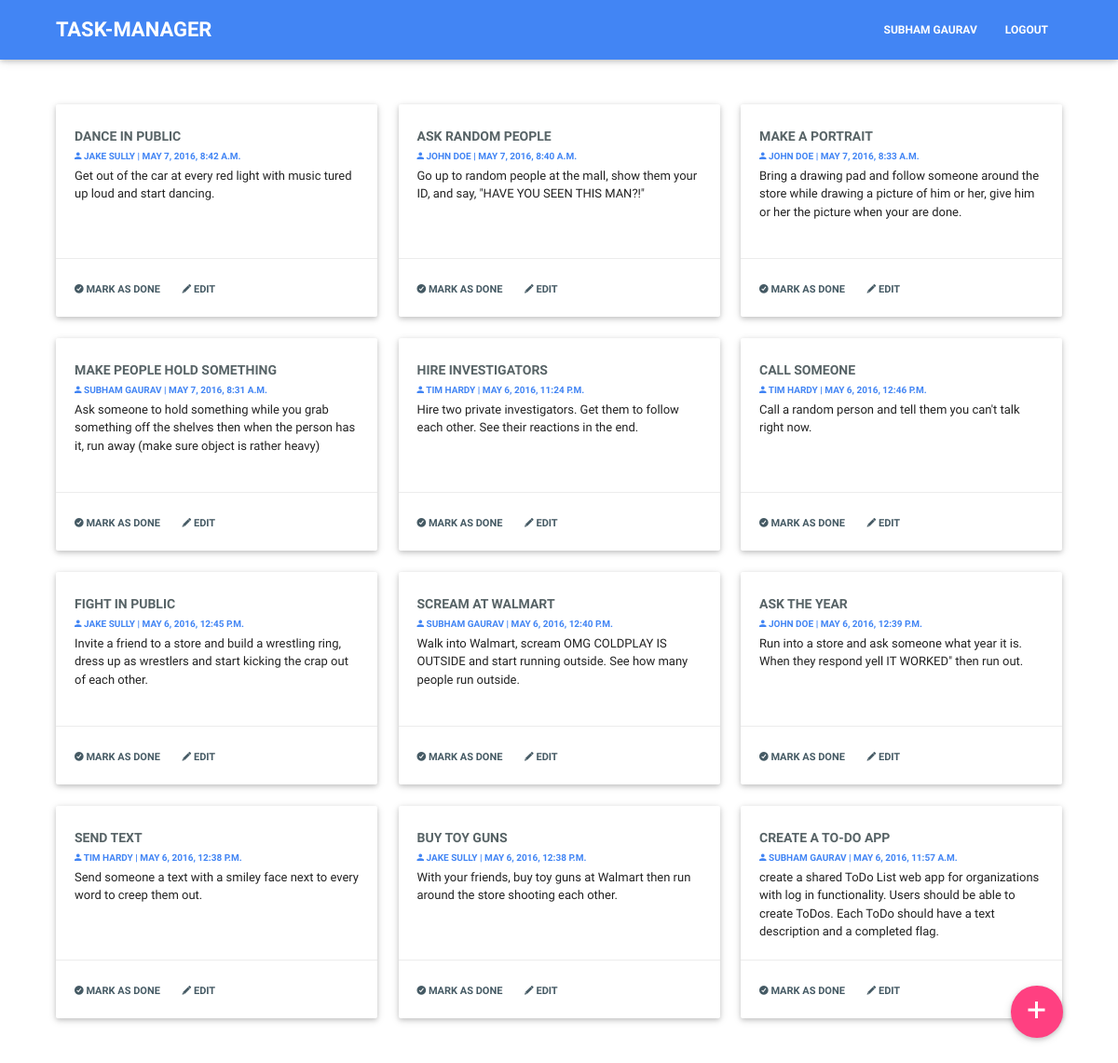
The app's page / (signed in) with its own data.
### todo/models.py (models this page shows, shortened)
class ToDo(models.Model):
	title = models.CharField(max_length=100)
	desc = models.CharField(max_length=1000)
	creator = models.ForeignKey(User, related_name="todos")
	is_deleted = models.BooleanField(default=False)
	created_at = models.DateTimeField(auto_now_add=True)
	updated_at = models.DateTimeField(auto_now=True)
	class Meta:
		verbose_name_plural = "TODOs"

### todo/views.py (the view)
# urls.py: url(r'^', 'todo.views.home', name='home')
def home(request):
	todos = ToDo.objects.all().order_by('-created_at').exclude(is_deleted=True)
	return render_to_response('todos.html', {'todos': todos}, context_instance=RequestContext(request))

### templates/todos.html (shortened to what this page needs)
{% extends 'index.html' %}
{% block page_content %}
	<div class="row">
		{% for todo in todos %}
			<div class="col l4 m6 s12">
				<div class="card">
					<div class="card-content">
					    <h6 class="title news-headline">{{ todo.title }}</h6>
					    <h6 class="news-title">
					    	<a href="/get_user/{{ todo.creator.id }}/" class="news-title">
					    	<i class="ion-android-person"></i> {{ todo.creator.get_full_name }}
					    	</a>
					    	<b>|</b> {{ todo.created_at }}
					    	</h6>
					    <p class="news-text">{{ todo.desc }}</p>
					</div>
					<div class="card-action">
						{% if user.is_authenticated and todo.creator == user %}
		                	<a href="/delete_todo/{{ todo.id }}/"><i class="ion-checkmark-circled"></i> Mark as Done</a>
			                <a href="/edit_todo/{{ todo.id }}/" class="edit-todo" data-id="{{ todo.id }}"><i class="ion-edit"></i> Edit</a>
		                {% else %}
		                	<a class="disabled tooltipped" data-position="bottom" data-delay="50"
		                	   data-tooltip="You are not authorized to mark this task!"><i class="ion-checkmark-circled"></i> Mark as Done</a>
		                	<a class="disabled tooltipped" data-position="bottom" data-delay="50"
		                	   data-tooltip="You are not authorized to edit this task!"><i class="ion-edit"></i> Edit</a>
		                {% endif %}
		            </div>
		        </div>
			</div>
		{% endfor %}
	</div>
	{% if user.is_authenticated %}
	<a href="add_todo" class="btn-floating btn-large waves-effect waves-light fixed-element tooltipped"
	   data-position="left" data-delay="50" data-tooltip="Add a new task?">
		<i class="ion-plus"></i>
	</a>
	{% endif %}
{% endblock %}

### templates/index.html (shortened to what this page needs)
{% load staticfiles %}
<!DOCTYPE html>
<html lang="en">
    <head>
        <link href="{% static 'assets/css/materialize.min.css' %}" type="text/css" rel="stylesheet" media="screen,projection"/>
        <link href="{% static 'assets/css/ionicons.min.css' %}" type="text/css" rel="stylesheet" media="screen,projection"/>
        <link href="{% static 'assets/css/style.css' %}" type="text/css" rel="stylesheet" media="screen,projection"/>
    </head>
    <body>
        <div class="navbar-fixed">
            <nav>
                <div class="container">
                    <a href="/" class="brand-logo">TASK-MANAGER</a>
                    <ul class="right hide-on-med-and-down">
                        {% if user.is_authenticated %}
                            <li><a href="/profile/">{{ user.get_full_name }}</a></li>
                            <li><a href="/logout/">logout</a></li>
                        {% else %}
                            <li><a href="/login/">login</a></li>
                        {% endif %}
                    </ul>
                </div>
            </nav>
        </div>
        <div class="container" id="body-container">
            <div class="section">
                {% block page_content %}
                {% endblock %}
            </div>
        </div>
    </body>
</html>

### static/css/style.css (style rules this page uses)
@media (min-width: 993px) { .container { width: 90%; } }
@media (min-width: 993px) { a.fixed-element { position: fixed; bottom: 30px; right: 60px; color: #FFF; background-color: rgb(255,64,129); } }
#body-container { margin-top: 25px; }
nav { background-color: #4285f4; }
nav .brand-logo { font-size: 22px; font-weight: 600; color: #FFF; }
nav ul a { font-weight: 600; font-size: 12px; color: #FFF; text-transform: uppercase; }
.title.news-headline { font-weight: 600; font-size: 14px; text-transform: uppercase; color: #576366; }
.news-text { font-weight: 400; font-size: 13px; color: #455a64; }
.news-title { font-weight: 600; font-size: 10px; color: #4285f4; text-transform: uppercase; }
.card .card-action a:not(.btn):not(.btn-large):not(.btn-floating) { font-weight: 700; font-size: 11px; color: #455a64; text-transform: uppercase; }
.card .card-action a.disabled:not(.btn):not(.btn-large):not(.btn-floating) { font-weight: 700; font-size: 11px; color: #455a64; text-transform: uppercase; }

### records on screen
ToDo: title "DANCE IN PUBLIC", creator.get_full_name "JAKE SULLY", created_at "MAY 7, 2016, 8:42 A.M.", desc "Get out of the car at every red light with music tured up loud and start dancing.", shows "MARK AS DONE"
ToDo: title "ASK RANDOM PEOPLE", creator.get_full_name "JOHN DOE", created_at "MAY 7, 2016, 8:40 A.M.", desc "Go up to random people at the mall, show them your ID, and say, \"HAVE YOU SEEN THIS MAN?!\"", shows "MARK AS DONE"
ToDo: title "MAKE A PORTRAIT", creator.get_full_name "JOHN DOE", created_at "MAY 7, 2016, 8:33 A.M.", desc "Bring a drawing pad and follow someone around the store while drawing a picture of him or her, give him or her the picture when your are done.", shows "MARK AS DONE"
ToDo: title "MAKE PEOPLE HOLD SOMETHING", creator.get_full_name "SUBHAM GAURAV", created_at "MAY 7, 2016, 8:31 A.M.", desc "Ask someone to hold something while you grab something off the shelves then when the person has it, run away (make sure object is rather heavy)"
ToDo: title "HIRE INVESTIGATORS", creator.get_full_name "TIM HARDY", created_at "MAY 6, 2016, 11:24 P.M.", desc "Hire two private investigators. Get them to follow each other. See their reactions in the end.", shows "MARK AS DONE"
ToDo: title "CALL SOMEONE", creator.get_full_name "TIM HARDY", created_at "MAY 6, 2016, 12:46 P.M.", desc "Call a random person and tell them you can't talk right now.", shows "MARK AS DONE"
ToDo: title "FIGHT IN PUBLIC", creator.get_full_name "JAKE SULLY", created_at "MAY 6, 2016, 12:45 P.M.", desc "Invite a friend to a store and build a wrestling ring, dress up as wrestlers and start kicking the crap out of each other.", shows "MARK AS DONE"
ToDo: title "SCREAM AT WALMART", creator.get_full_name "SUBHAM GAURAV", created_at "MAY 6, 2016, 12:40 P.M.", desc "Walk into Walmart, scream OMG COLDPLAY IS OUTSIDE and start running outside. See how many people run outside."
ToDo: title "ASK THE YEAR", creator.get_full_name "JOHN DOE", created_at "MAY 6, 2016, 12:39 P.M.", desc "Run into a store and ask someone what year it is. When they respond yell IT WORKED\" then run out.", shows "MARK AS DONE"
ToDo: title "SEND TEXT", creator.get_full_name "TIM HARDY", created_at "MAY 6, 2016, 12:38 P.M.", desc "Send someone a text with a smiley face next to every word to creep them out.", shows "MARK AS DONE"
ToDo: title "BUY TOY GUNS", creator.get_full_name "JAKE SULLY", created_at "MAY 6, 2016, 12:38 P.M.", desc "With your friends, buy toy guns at Walmart then run around the store shooting each other.", shows "MARK AS DONE"
ToDo: title "CREATE A TO-DO APP", creator.get_full_name "SUBHAM GAURAV", created_at "MAY 6, 2016, 11:57 A.M.", desc "create a shared ToDo List web app for organizations with log in functionality. Users should be able to create ToDos. Each ToDo should have a text description and a completed flag."

### other values on screen
{{ user.get_full_name }} "SUBHAM GAURAV"
